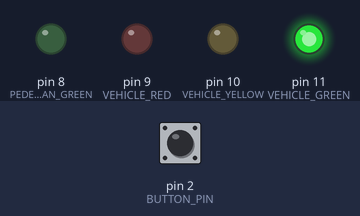
The sketch below on a simulated Arduino Uno, built with avr-gcc and run on an emulated ATmega328P. Shown: output pins drawn as LEDs (lit = HIGH). The inputs (shaded band) are chosen by the test bench; at power-on: pin 2 (BUTTON_PIN) HIGH.

Above: at 1.2 s.
1.3 s: pin 2 (BUTTON_PIN) pulled LOW for 0.15 s
At 2.5 s:
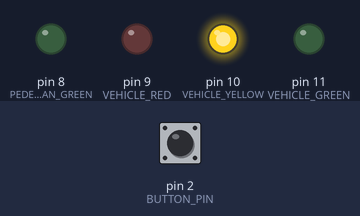
At 4.1 s:
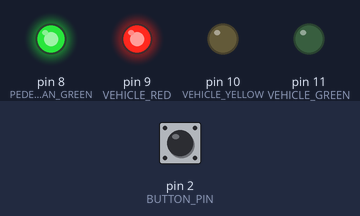
Timing chart, 0 to 9.8 s (numbered marks = the images above; inputs shaded):
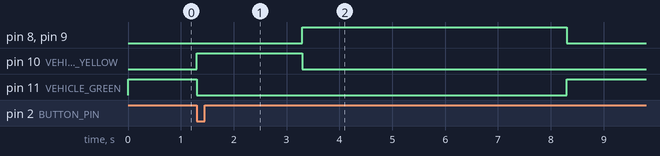

The sketch:

pedestrian_crossing_traffic_light.ino
```cpp
// Pedestrian Crossing Traffic Light System
// Arduino UNO

const int VEHICLE_GREEN = 11;
const int VEHICLE_YELLOW = 10;
const int VEHICLE_RED = 9;
const int PEDESTRIAN_GREEN = 8;
const int BUTTON_PIN = 2;

volatile bool pedestrianRequest = false;
volatile unsigned long lastInterruptTime = 0;

bool crossingInProgress = false;

void setup() {
  pinMode(VEHICLE_GREEN, OUTPUT);
  pinMode(VEHICLE_YELLOW, OUTPUT);
  pinMode(VEHICLE_RED, OUTPUT);
  pinMode(PEDESTRIAN_GREEN, OUTPUT);
  pinMode(BUTTON_PIN, INPUT_PULLUP);

  attachInterrupt(digitalPinToInterrupt(BUTTON_PIN), buttonISR, FALLING);

  setNormalState();
}

void loop() {
  if (pedestrianRequest && !crossingInProgress) {
    pedestrianRequest = false;
    handlePedestrianCrossing();
  }
  // No setNormalState() here — it runs once in setup() and after each crossing
}

void buttonISR() {
  unsigned long now = millis();
  // Debounce: ignore triggers within 300ms of the last one
  if (now - lastInterruptTime > 300) {
    pedestrianRequest = true;
    lastInterruptTime = now;
  }
}

void handlePedestrianCrossing() {
  crossingInProgress = true;

  // Step 1: Vehicle Green OFF
  digitalWrite(VEHICLE_GREEN, LOW);

  // Step 2: Vehicle Yellow ON for 2 seconds
  digitalWrite(VEHICLE_YELLOW, HIGH);
  delay(2000);
  digitalWrite(VEHICLE_YELLOW, LOW);

  // Step 3: Vehicle Red ON
  digitalWrite(VEHICLE_RED, HIGH);

  // Step 4: Pedestrian Green ON for 5 seconds
  digitalWrite(PEDESTRIAN_GREEN, HIGH);
  delay(5000);
  digitalWrite(PEDESTRIAN_GREEN, LOW);

  // Step 5: Vehicle Red OFF
  digitalWrite(VEHICLE_RED, LOW);

  // Step 6: Return to normal
  setNormalState();

  // Clear any pending requests that came in during the sequence
  pedestrianRequest = false;
  crossingInProgress = false;
}

void setNormalState() {
  digitalWrite(VEHICLE_GREEN, HIGH);
  digitalWrite(VEHICLE_YELLOW, LOW);
  digitalWrite(VEHICLE_RED, LOW);
  digitalWrite(PEDESTRIAN_GREEN, LOW);
}
```

Measured:
- after the input at 1.3 s, pin 8 (PEDESTRIAN_GREEN), pin 9 (VEHICLE_RED): LOW → HIGH after 2.0 s, → LOW 5.0 s later; pin 10 (VEHICLE_YELLOW): LOW → HIGH at once, → LOW 2.0 s later; pin 11 (VEHICLE_GREEN): HIGH → LOW at once, → HIGH 7.0 s later
